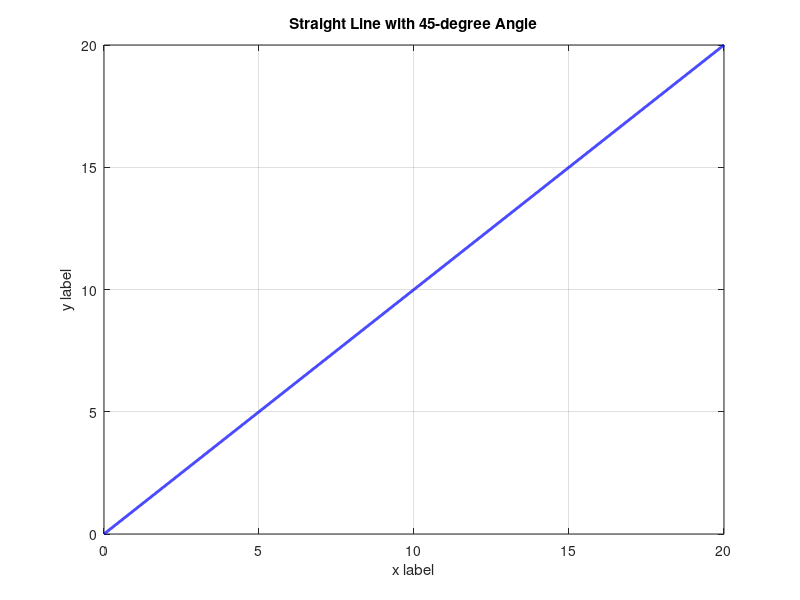

MATLAB code for this plot:
%% How to draw a straight line with a 45-degree angle

x = 0:0.01:20;  % Create a range of x values
m = 1;          % Slope of the line (45-degree angle has slope = 1)
c = 0;          % y-intercept (can change if you want to shift the line up/down)
y = m * x + c;  % Equation of the straight line (y = mx + c)

% Plot the line
plot(x, y, 'b-', 'LineWidth', 2);  % 'b-' for blue solid line
xlabel('x label');
ylabel('y label');
title('Straight Line with 45-degree Angle');
grid on;
